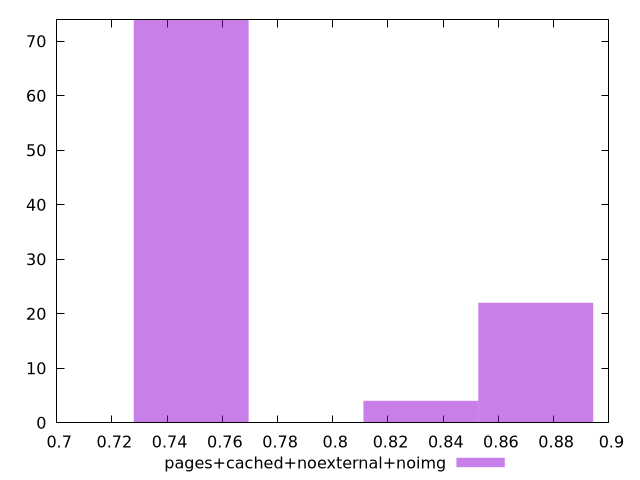

This figure's gnuplot source:
$_pagesCachedNoexternalNoimg <<EOF
0.7487350687818961 74
0.8735242469122121 22
0.8319278542021068 4
EOF
set key outside below
set terminal pngcairo
set output "report_00005_2020-11-02T22-26-11.212Z/uses-http2/pages+cached+noexternal+noimg//hist.png"
set yrange [0:74]
set boxwidth 0.04159639271010534
set style fill transparent solid 0.5 noborder
plot $_pagesCachedNoexternalNoimg title "pages+cached+noexternal+noimg" with boxes ,
